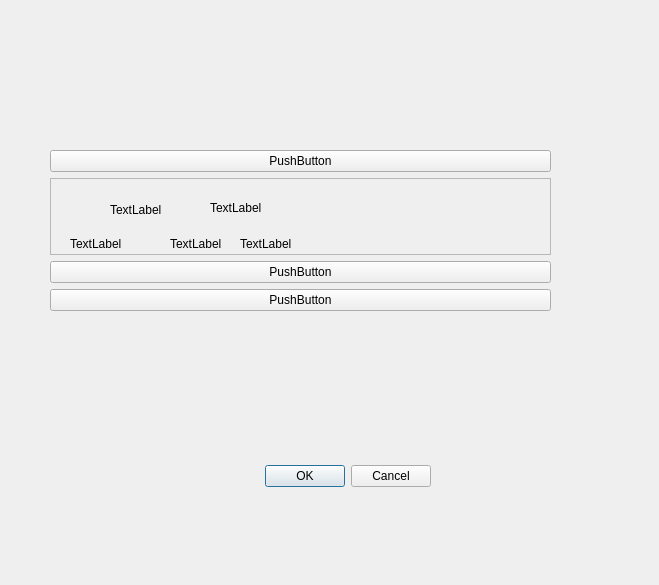
<?xml version="1.0" encoding="UTF-8"?>
<ui version="4.0">
 <class>Dialog</class>
 <widget class="QDialog" name="Dialog">
  <property name="geometry">
   <rect>
    <x>0</x>
    <y>0</y>
    <width>659</width>
    <height>585</height>
   </rect>
  </property>
  <property name="windowTitle">
   <string>Dialog</string>
  </property>
  <widget class="QDialogButtonBox" name="buttonBox">
   <property name="geometry">
    <rect>
     <x>90</x>
     <y>460</y>
     <width>341</width>
     <height>32</height>
    </rect>
   </property>
   <property name="orientation">
    <enum>Qt::Horizontal</enum>
   </property>
   <property name="standardButtons">
    <set>QDialogButtonBox::Cancel|QDialogButtonBox::Ok</set>
   </property>
  </widget>
  <widget class="QWidget" name="verticalLayoutWidget">
   <property name="geometry">
    <rect>
     <x>50</x>
     <y>150</y>
     <width>501</width>
     <height>161</height>
    </rect>
   </property>
   <layout class="QVBoxLayout" name="verticalLayout_2">
    <property name="sizeConstraint">
     <enum>QLayout::SetNoConstraint</enum>
    </property>
    <item>
     <widget class="QPushButton" name="pushButton">
      <property name="text">
       <string>PushButton</string>
      </property>
     </widget>
    </item>
    <item>
     <widget class="QFrame" name="frame">
      <property name="frameShape">
       <enum>QFrame::StyledPanel</enum>
      </property>
      <property name="frameShadow">
       <enum>QFrame::Raised</enum>
      </property>
      <widget class="QLabel" name="label">
       <property name="geometry">
        <rect>
         <x>20</x>
         <y>60</y>
         <width>54</width>
         <height>12</height>
        </rect>
       </property>
       <property name="text">
        <string>TextLabel</string>
       </property>
      </widget>
      <widget class="QLabel" name="label_2">
       <property name="geometry">
        <rect>
         <x>120</x>
         <y>60</y>
         <width>54</width>
         <height>12</height>
        </rect>
       </property>
       <property name="text">
        <string>TextLabel</string>
       </property>
      </widget>
      <widget class="QLabel" name="label_3">
       <property name="geometry">
        <rect>
         <x>190</x>
         <y>60</y>
         <width>54</width>
         <height>12</height>
        </rect>
       </property>
       <property name="text">
        <string>TextLabel</string>
       </property>
      </widget>
      <widget class="QLabel" name="label_4">
       <property name="geometry">
        <rect>
         <x>60</x>
         <y>22</y>
         <width>54</width>
         <height>20</height>
        </rect>
       </property>
       <property name="text">
        <string>TextLabel</string>
       </property>
      </widget>
      <widget class="QLabel" name="label_5">
       <property name="geometry">
        <rect>
         <x>160</x>
         <y>20</y>
         <width>54</width>
         <height>20</height>
        </rect>
       </property>
       <property name="text">
        <string>TextLabel</string>
       </property>
      </widget>
     </widget>
    </item>
    <item>
     <widget class="QPushButton" name="pushButton_2">
      <property name="text">
       <string>PushButton</string>
      </property>
     </widget>
    </item>
    <item>
     <widget class="QPushButton" name="pushButton_3">
      <property name="text">
       <string>PushButton</string>
      </property>
     </widget>
    </item>
   </layout>
  </widget>
 </widget>
 <resources/>
 <connections>
  <connection>
   <sender>buttonBox</sender>
   <signal>rejected()</signal>
   <receiver>Dialog</receiver>
   <slot>reject()</slot>
   <hints>
    <hint type="sourcelabel">
     <x>316</x>
     <y>260</y>
    </hint>
    <hint type="destinationlabel">
     <x>286</x>
     <y>274</y>
    </hint>
   </hints>
  </connection>
  <connection>
   <sender>buttonBox</sender>
   <signal>accepted()</signal>
   <receiver>Dialog</receiver>
   <slot>accept()</slot>
   <hints>
    <hint type="sourcelabel">
     <x>248</x>
     <y>254</y>
    </hint>
    <hint type="destinationlabel">
     <x>157</x>
     <y>274</y>
    </hint>
   </hints>
  </connection>
 </connections>
</ui>
